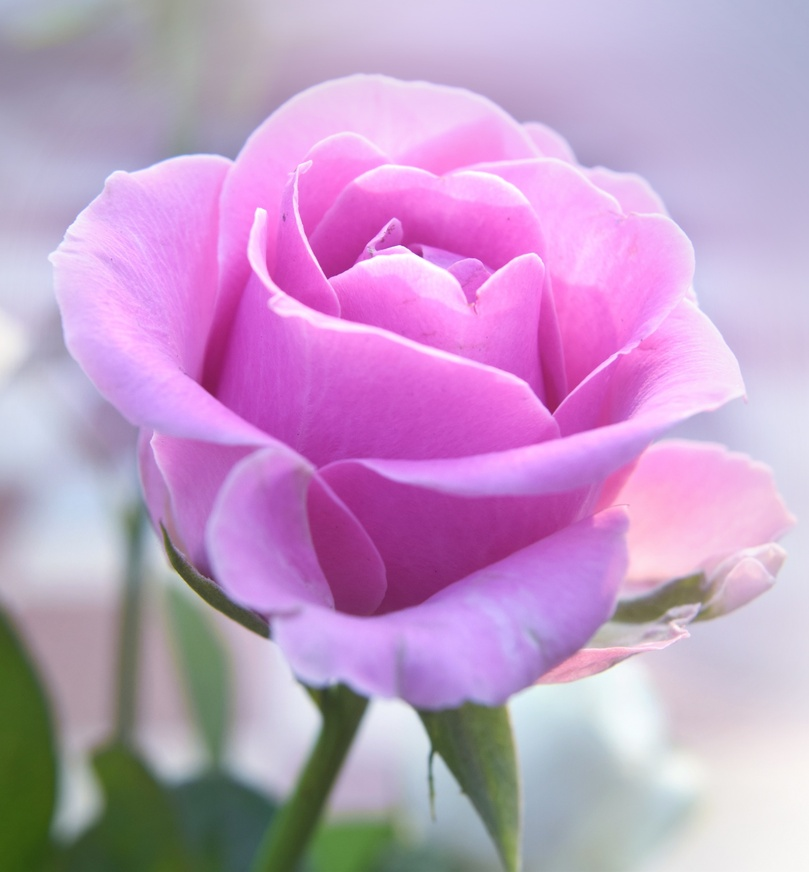
#> input picture rose.jpg, 809 x 872 px, shrunk from 1783 x 1920 before the run, found by its file name
$ python assignment_9.py
#> lines starting #> are read from the running program, lines starting #| are printed output that depends on the picture
import numpy as np
import cv2
import matplotlib.pyplot as plt

def display_images(images, titles):
    plt.figure(figsize=(15, 10))
    for i, (img, title) in enumerate(zip(images, titles)):
        plt.subplot(2, len(images), i + 1)
        plt.imshow(img, cmap='gray')
        plt.title(title)
        plt.axis('off')

        plt.subplot(2, len(images), i + 1 + len(images))
        plt.hist(img.ravel(), bins=256, range=(0, 256), color='black')
        plt.title(f"Histogram - {title}")
    plt.tight_layout()
    plt.show()


def histogram_matching_cdf(source, reference):
    src_hist, _ = np.histogram(source.flatten(), 256, [0, 256])
    ref_hist, _ = np.histogram(reference.flatten(), 256, [0, 256])

    src_cdf = src_hist.cumsum() / src_hist.sum()
    ref_cdf = ref_hist.cumsum() / ref_hist.sum()

    mapping = np.zeros(256, dtype=np.uint8)
    for i in range(256):
        diff = np.abs(ref_cdf - src_cdf[i])
        mapping[i] = np.argmin(diff)

    matched = cv2.LUT(source, mapping)
    return matched


def histogram_matching_spec(source, reference):
    src_hist, _ = np.histogram(source.flatten(), 256, [0, 256])
    ref_hist, _ = np.histogram(reference.flatten(), 256, [0, 256])

    src_hist = src_hist / src_hist.sum()
    ref_hist = ref_hist / ref_hist.sum()

    src_cdf = np.cumsum(src_hist)
    ref_cdf = np.cumsum(ref_hist)

    mapping = np.zeros(256, dtype=np.uint8)
    j = 0
    for i in range(256):
        while j < 255 and ref_cdf[j] < src_cdf[i]:
            j += 1
        mapping[i] = j

    matched = cv2.LUT(source, mapping)
    return matched


def adjust_contrast(img, mode='normal'):
    img = img.astype(np.float32)
    if mode == 'low':
        img = img * 0.5 + 64
    elif mode == 'high':
        img = (img - 128) * 2 + 128
    return np.clip(img, 0, 255).astype(np.uint8)


def hist_corr(img1, img2):
    h1, _ = np.histogram(img1.flatten(), 256, [0, 256])
    h2, _ = np.histogram(img2.flatten(), 256, [0, 256])
    return np.corrcoef(h1, h2)[0, 1]


def main():
    img = cv2.imread('/home/inzamul/Downloads/rose.jpg', cv2.IMREAD_GRAYSCALE)
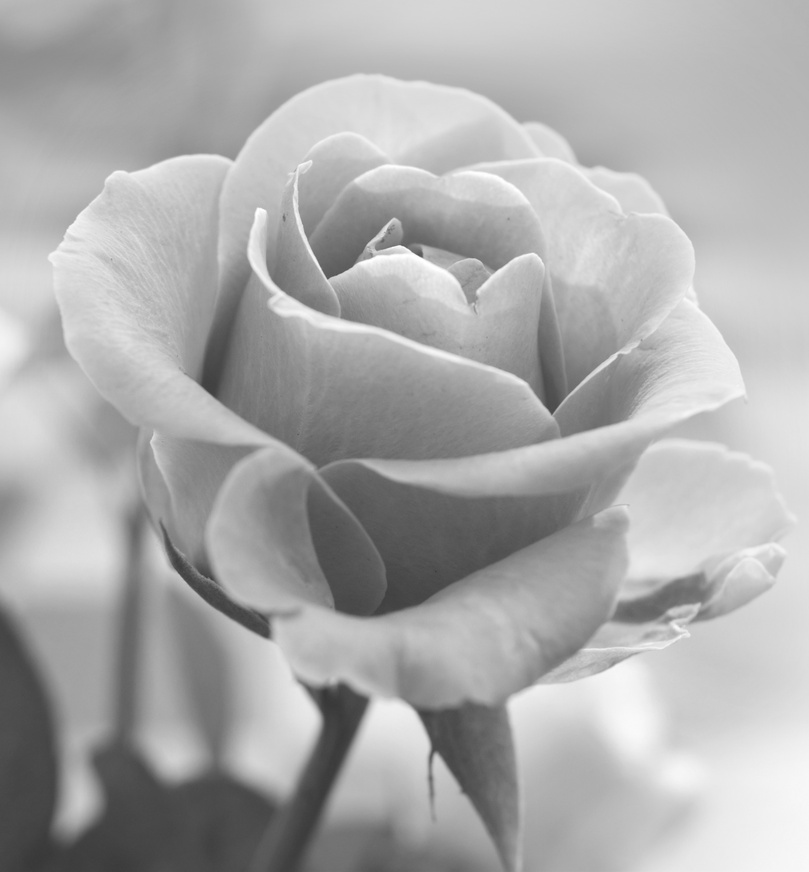
#> img: shape (872, 809); min 55, max 255, mean 171.3

    source_low = adjust_contrast(img, 'low')
#> in adjust_contrast, `img = img * 0.5 + 64`:
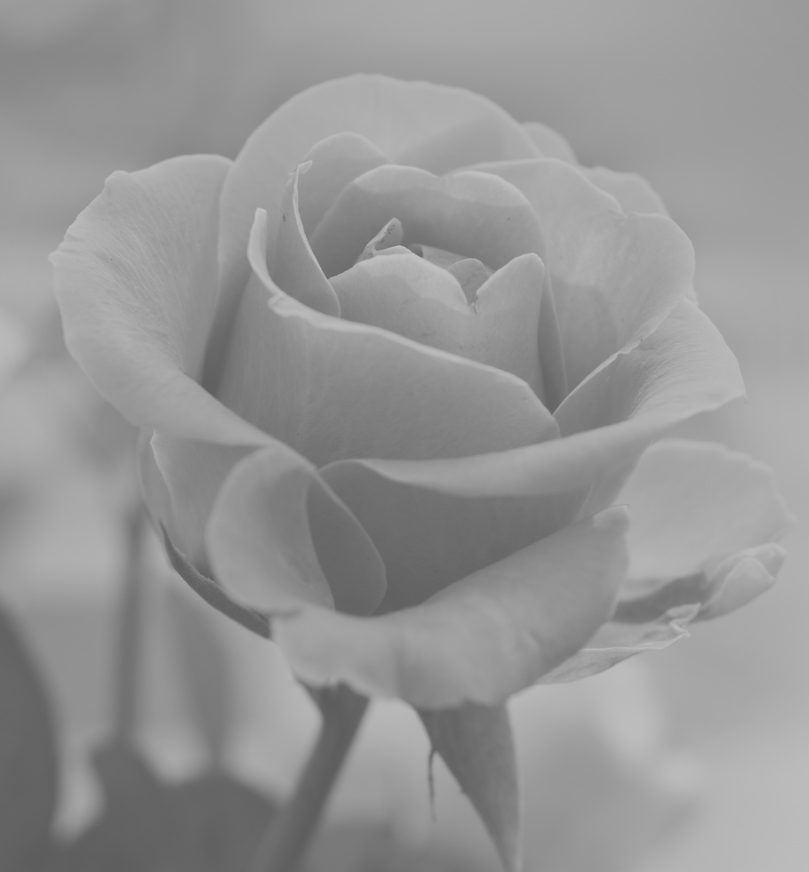
#> img: shape (872, 809) float32; min 91.5, max 191.5, mean 149.6
    reference_high = adjust_contrast(img, 'high')
#> call 2 of adjust_contrast, with mode = 'high'
#> in adjust_contrast (call 2), `img = (img - 128) * 2 + 128`:
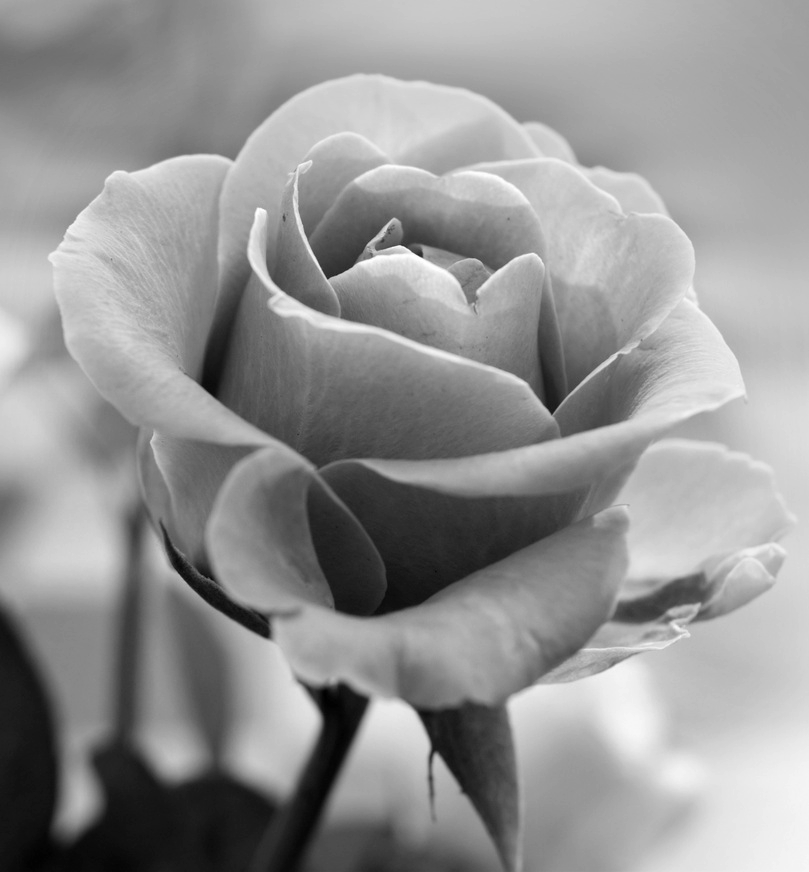
#> img: shape (872, 809) float32; min -18, max 382, mean 214.5; drawn with min black and max white
#> in adjust_contrast (call 2), `return np.clip(img, 0, 255).astype(np.uint8)`:
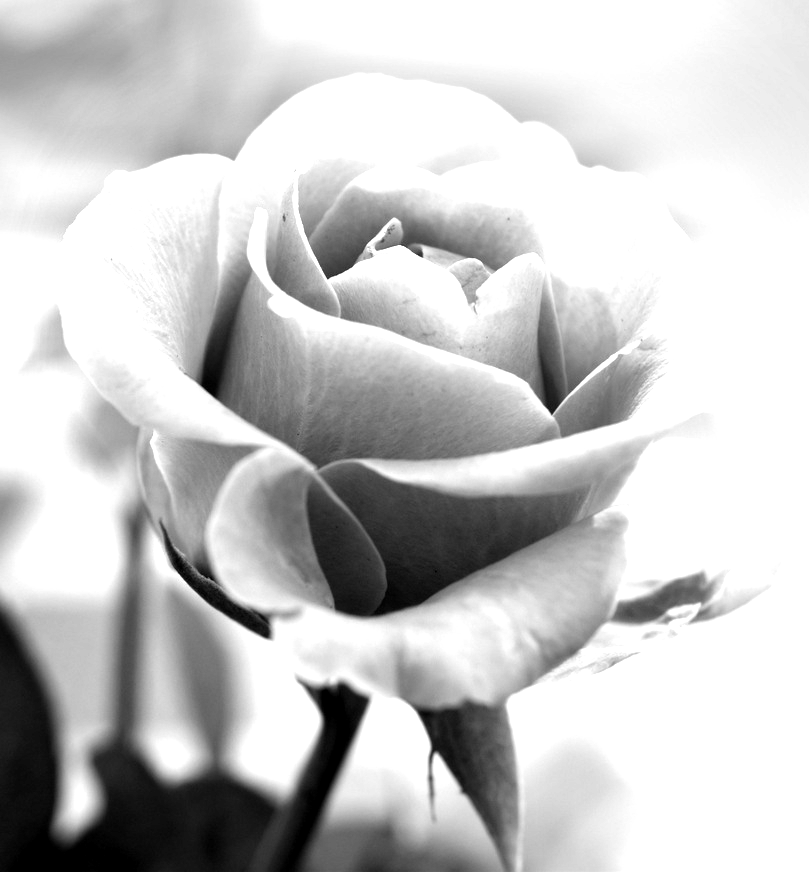
#> returned value: shape (872, 809); min 0, max 255, mean 199.3

    matched_cdf = histogram_matching_cdf(source_low, reference_high)
#> in histogram_matching_cdf, `src_hist, _ = np.histogram(source.flatten(), 256, [0, 256])`: src_hist = 256 values, max 18815 at index 158, min 0 at index 0, mean 2755.7
#> in histogram_matching_cdf, `ref_hist, _ = np.histogram(reference.flatten(), 256, [0, 256])`: ref_hist = 256 values, max 264824 at index 255, min 0 at index 1, mean 2755.7
#> in histogram_matching_cdf, `src_cdf = src_hist.cumsum() / src_hist.sum()`: src_cdf = 256 values from 0 to 1
#> in histogram_matching_cdf, `ref_cdf = ref_hist.cumsum() / ref_hist.sum()`: ref_cdf = 256 values from 0.00717 to 1
#> after the loop in histogram_matching_cdf, `for i in range(256):`: mapping = 256 values from 0 to 255
    matched_spec = histogram_matching_spec(source_low, reference_high)
#> in histogram_matching_spec, `src_hist = src_hist / src_hist.sum()`: src_hist = 256 values, max 0.0267 at index 158, min 0 at index 0, mean 0.00391
#> in histogram_matching_spec, `ref_hist = ref_hist / ref_hist.sum()`: ref_hist = 256 values, max 0.375 at index 255, min 0 at index 1, mean 0.00391
#> in histogram_matching_spec, `src_cdf = np.cumsum(src_hist)`: src_cdf = 256 values from 0 to 1
#> in histogram_matching_spec, `ref_cdf = np.cumsum(ref_hist)`: ref_cdf = 256 values from 0.00717 to 1

    display_images(
        [source_low, reference_high, matched_cdf, matched_spec],
        ['Source (Low)', 'Reference (High)', 'Matched CDF', 'Matched Spec']
    )
#> the loop in display_images, `for i, (img, title) in enumerate(zip(images, titles)):` made 4 passes
#> title on passes 1 to 4: 'Source (Low)', 'Reference (High)', 'Matched CDF', 'Matched Spec'
#> in display_images, `plt.show()`:
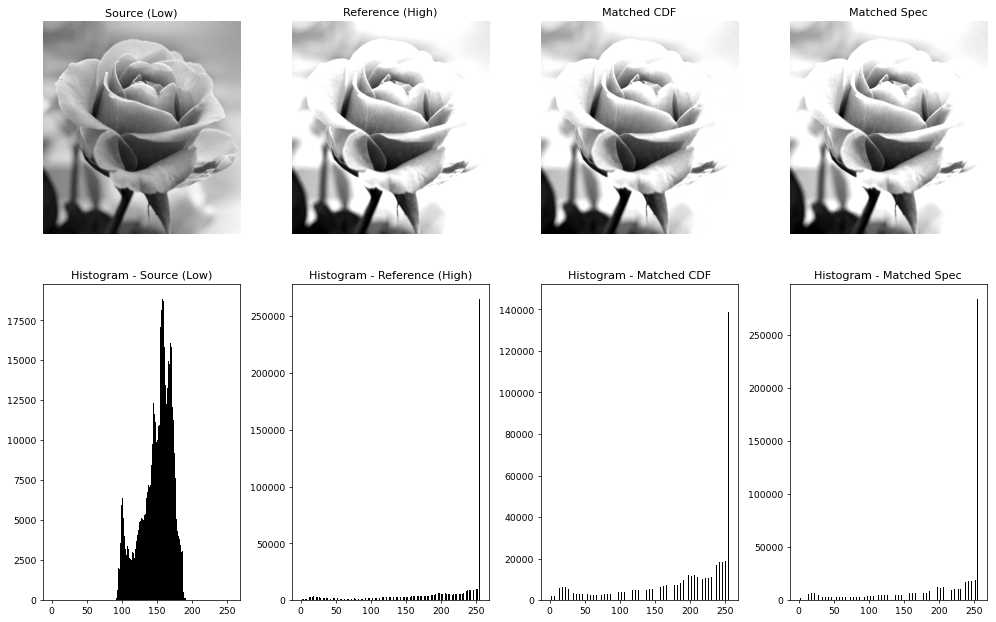
#> figure drawn by matplotlib, 8 panels; panel 2: tallest bar 18815 high, from x = 158 to 159; panel 4: tallest bar 264824 high, from x = 255 to 256; panel 6: tallest bar 144843 high, from x = 254 to 255; panel 8: tallest bar 283553 high, from x = 255 to 256

    print(f"Histogram Correlation (CDF):   {hist_corr(reference_high, matched_cdf):.4f}")
#> in hist_corr, `h1, _ = np.histogram(img1.flatten(), 256, [0, 256])`: h1 = 256 values, max 264824 at index 255, min 0 at index 1, mean 2755.7
#> in hist_corr, `h2, _ = np.histogram(img2.flatten(), 256, [0, 256])`: h2 = 256 values, max 144843 at index 254, min 0 at index 1, mean 2755.7
#| Histogram Correlation (CDF):   0.6989
    print(f"Histogram Correlation (Spec):  {hist_corr(reference_high, matched_spec):.4f}")
#| Histogram Correlation (Spec):  0.9872


if __name__ == "__main__":
    main()

$ run again, with big_image.jpg copied over rose.jpg
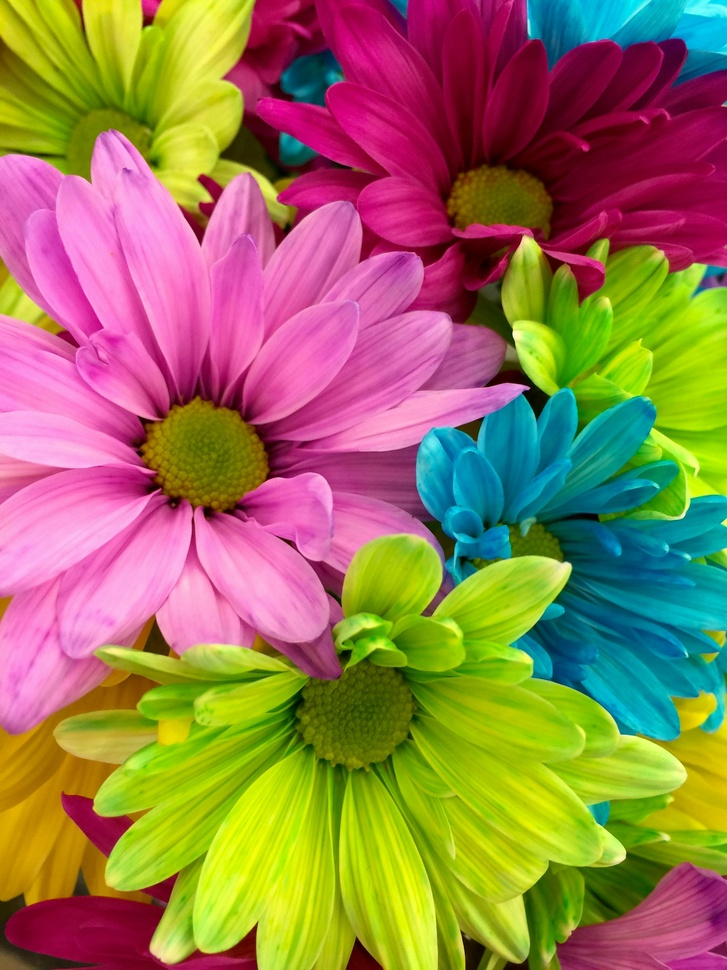
#> input picture big_image.jpg, 727 x 970 px, shrunk from 2448 x 3264 before the run, found by its file name
#> in adjust_contrast, `img = img * 0.5 + 64`:
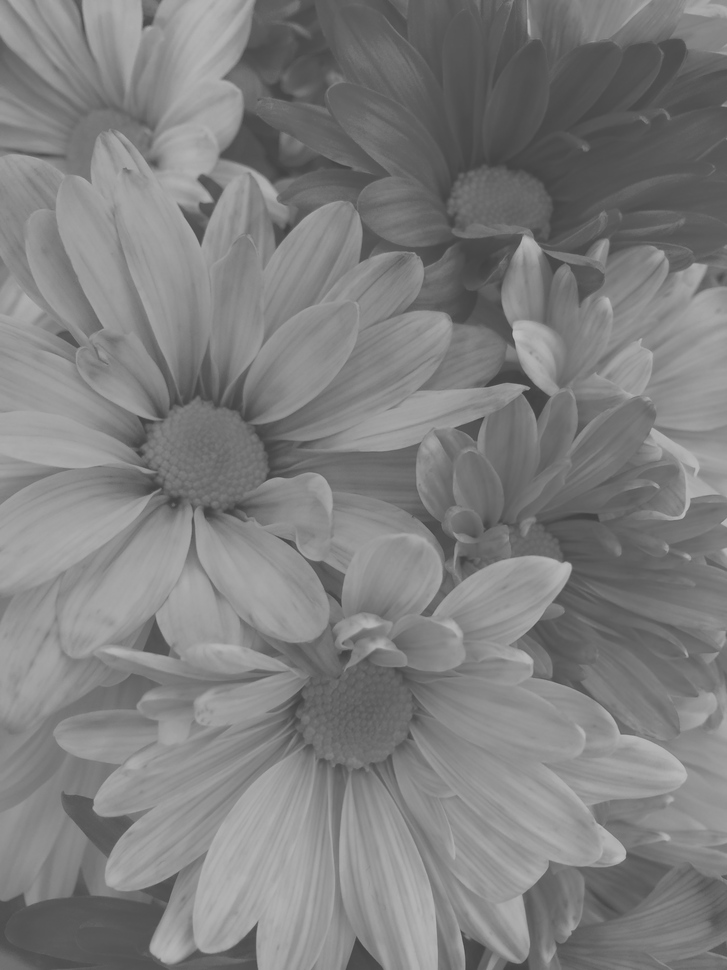
#> img: shape (970, 727) float32; min 64, max 189, mean 127
#> in adjust_contrast (call 2), `return np.clip(img, 0, 255).astype(np.uint8)`:
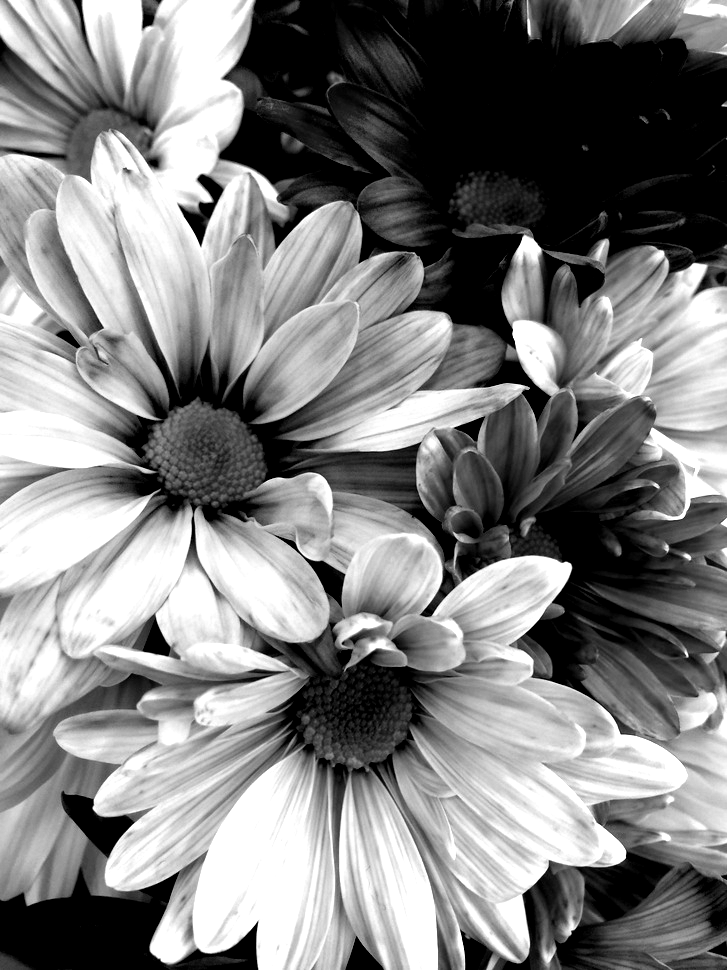
#> returned value: shape (970, 727); min 0, max 255, mean 128.7
#> in histogram_matching_cdf, `src_hist, _ = np.histogram(source.flatten(), 256, [0, 256])`: src_hist = 256 values, max 11702 at index 147, min 0 at index 0, mean 2754.6
#> in histogram_matching_cdf, `ref_hist, _ = np.histogram(reference.flatten(), 256, [0, 256])`: ref_hist = 256 values, max 125523 at index 0, min 0 at index 1, mean 2754.6
#> in histogram_matching_cdf, `src_cdf = src_hist.cumsum() / src_hist.sum()`: src_cdf = 256 values from 0 to 1
#> in histogram_matching_cdf, `ref_cdf = ref_hist.cumsum() / ref_hist.sum()`: ref_cdf = 256 values from 0.178 to 1
#> after the loop in histogram_matching_cdf, `for i in range(256):`: mapping = 256 values from 0 to 255
#> in histogram_matching_spec, `src_hist = src_hist / src_hist.sum()`: src_hist = 256 values, max 0.0166 at index 147, min 0 at index 0, mean 0.00391
#> in histogram_matching_spec, `ref_hist = ref_hist / ref_hist.sum()`: ref_hist = 256 values, max 0.178 at index 0, min 0 at index 1, mean 0.00391
#> in histogram_matching_spec, `src_cdf = np.cumsum(src_hist)`: src_cdf = 256 values from 0 to 1
#> in histogram_matching_spec, `ref_cdf = np.cumsum(ref_hist)`: ref_cdf = 256 values from 0.178 to 1
#> the loop in display_images, `for i, (img, title) in enumerate(zip(images, titles)):` made 4 passes
#> title on passes 1 to 4: 'Source (Low)', 'Reference (High)', 'Matched CDF', 'Matched Spec'
#> h1 = 256 values, max 125523 at index 0, min 0 at index 1, mean 2754.6
#> h2 = 256 values, max 122678 at index 0, min 0 at index 1, mean 2754.6
#| Histogram Correlation (CDF):   0.8820
#| Histogram Correlation (Spec):  0.9535
